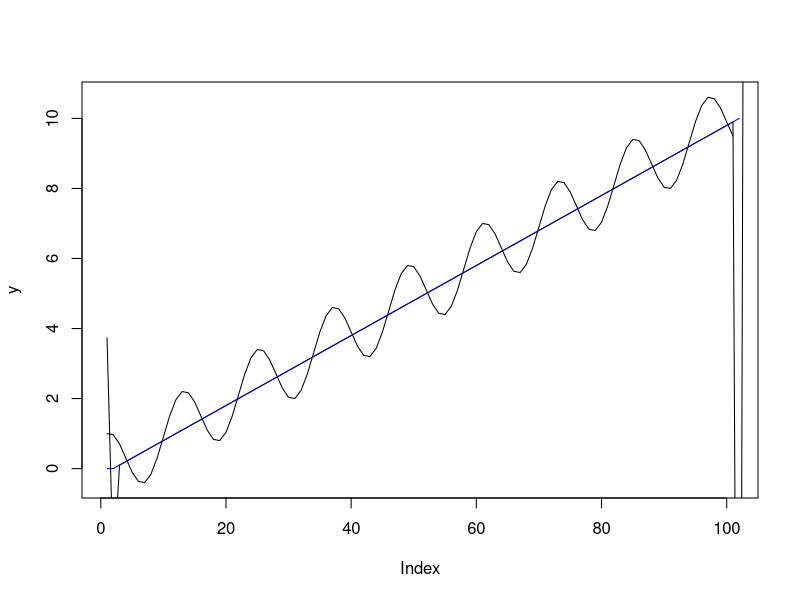

The R source for this figure:
name="Zhisen Wang"

################
## Problem 1  ##
#####################################################
# set the length of x and y
# add m-1 0s after x, and reverse the sequence of x 
# add n-1 0s before y 
# wihtin for loop sum(a*b), after each loop add one
# zero before y and only take length(b). That is the 
# convolution.
####################################################


conv <- function(x,y)
{ # 
      if (! is.vector(x) ) { stop('argument x needs to be a vector') } #error check
      if (! is.vector(y) ) { stop('argument y needs to be a vector') } #error check
      
      n = length(x)#set the length of n
      m = length(y)#set the length of m
      z = numeric(n)
      
      b = c(x[n:1],rep(0,(m-1))) #add m-1 0s after x
      a = c( rep(0,(n-1)),y )# add n-1 0s before y
      
      for (i in 1:length(a))
      { # i 
            z[i]=sum(a*b)
            b = c(0,b)  # add one zero in front of b
            b = b[1:length(b)]  # keep the length of length(b)
            
      } # i 
      return(z)
} # 

x = c(rep(1/6,6))
y = c(rep(1/6,6))

for (i in 1:24)
{x= conv(x, y)}
x
sum(x)#check the correction
#P(79<=Y<=96)
sum(x[(79-24):(96-24)])
#P(70<=Y<=105)
sum(x[(105-24):(70-24)])



################
## Problem 2  ##
##################################################
# set binomal x2 and y2
# runing function conv()
# use round() to see if there is difference between
# the new z and dbinom(0:22,22,0.3)
###################################################
n2 = 10;
m2= 12
p = 0.3; 
x2 = dbinom(0:n2,n2,p) # pdf of values over support
y2 = dbinom(0:m2,m2,p)

z=conv(x2,y2)

round(z-dbinom(0:22,22,0.3))



################
## Problem 3  ##
################
n=0:100
y=cos(n*(pi/6)) + n/10
f=c(1,-sqrt(3),1)/(2-sqrt(3))
z=conv(f,y)
plot(y,type='l') #plot the input as a line
lines(z)
lines(c(0,n/10),col='blue')

